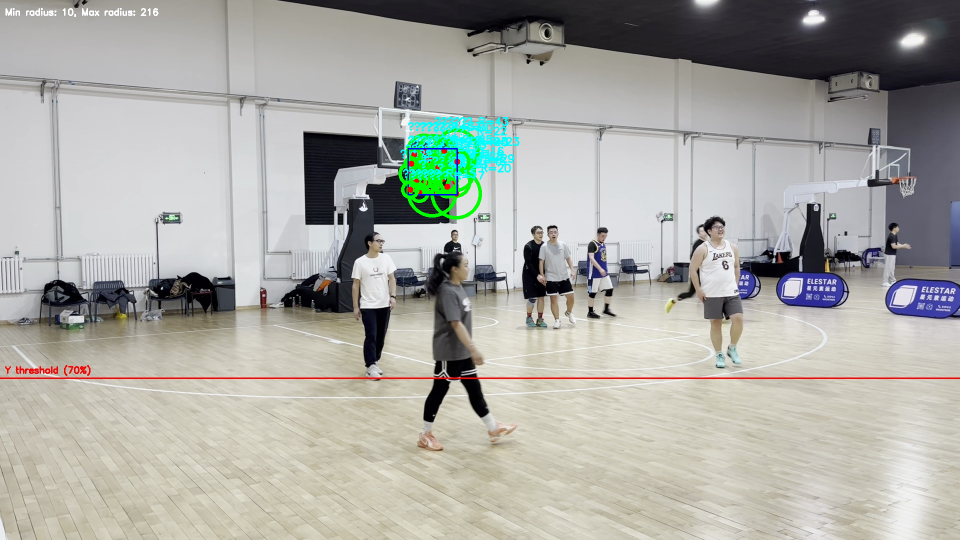
#> input picture huofuyuan/hoop_debug.png, 1920 x 1080 px, given in place of validation_regions.jpg, which was not available (shown at 1/2 size)
$ python huofu_v2.py
#> lines starting #> are read from the running program, lines starting #| are printed output that depends on the picture
import cv2
import numpy as np


def debug_hoop_detection(image_path, output_path="hoop_debug.png"):
    """
    带可视化调试的篮框检测：显示每一步处理结果，支持手动框选篮框区域
    """
#> called with output_path = 'hoop_debug.png'
    # 1. 读取图像
    img = cv2.imread(image_path)
#> img is the input picture: shape (1080, 1920, 3); mean B, G, R 164.3, 170, 169.7
    if img is None:
        print("❌ 无法读取图像！")
        return []
    result_img = img.copy()
    h, w = img.shape[:2]
#> h = 1080; w = 1920
    print(f"图像尺寸：{w}x{h}")
#| 图像尺寸：1920x1080

    # --------------------------
    # 步骤1：可视化预处理过程（帮你定位问题）
    # --------------------------
    # 灰度化
    gray = cv2.cvtColor(img, cv2.COLOR_BGR2GRAY)
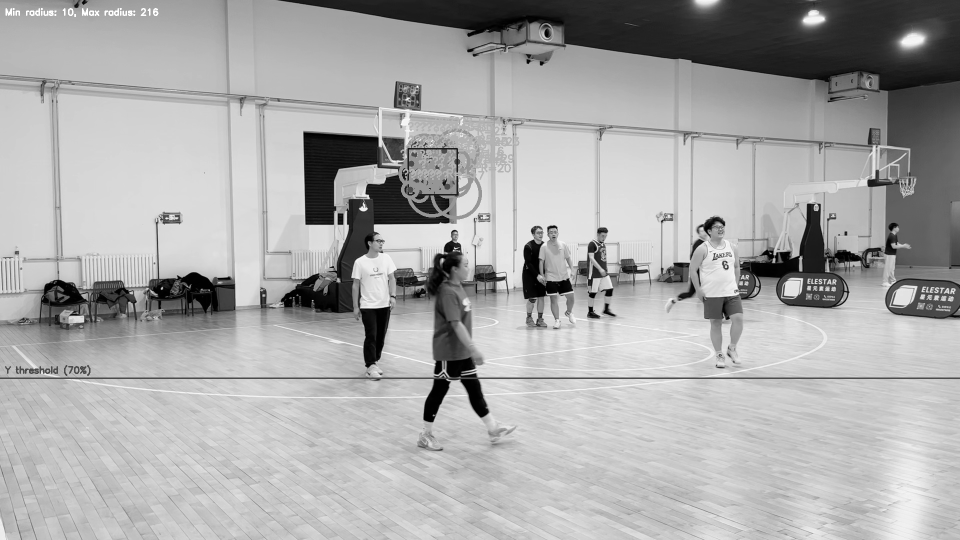
#> gray: shape (1080, 1920) (shown at 1/2 size); min 0, max 255, mean 169.2
    # 增强对比度（关键：提升篮框边缘的可见性）
    clahe = cv2.createCLAHE(clipLimit=2.0, tileGridSize=(8, 8))
    gray_enhanced = clahe.apply(gray)
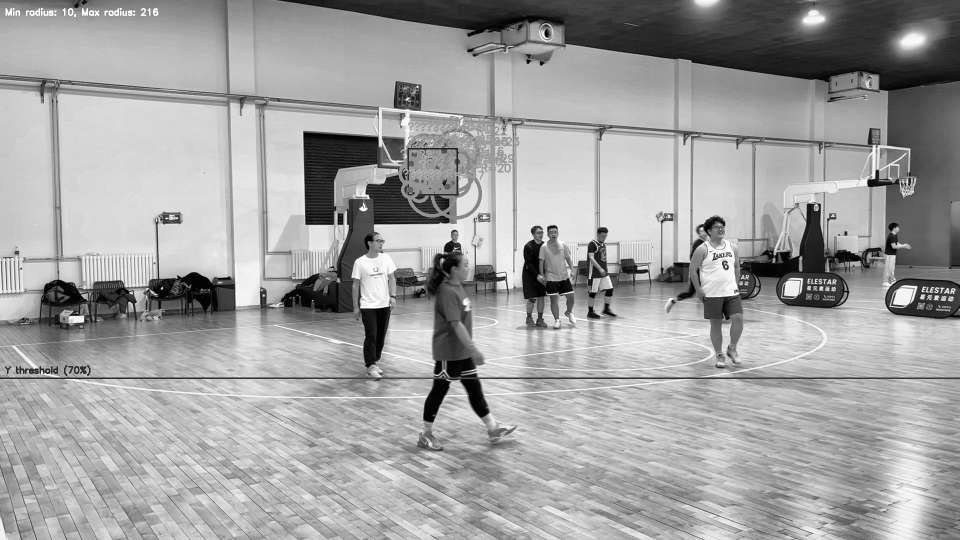
#> gray_enhanced: shape (1080, 1920) (shown at 1/2 size); min 0, max 255, mean 160.5
    # 降噪+边缘检测
    blurred = cv2.GaussianBlur(gray_enhanced, (3, 3), 0)
    edges = cv2.Canny(blurred, 10, 50)  # 极度宽松的边缘阈值
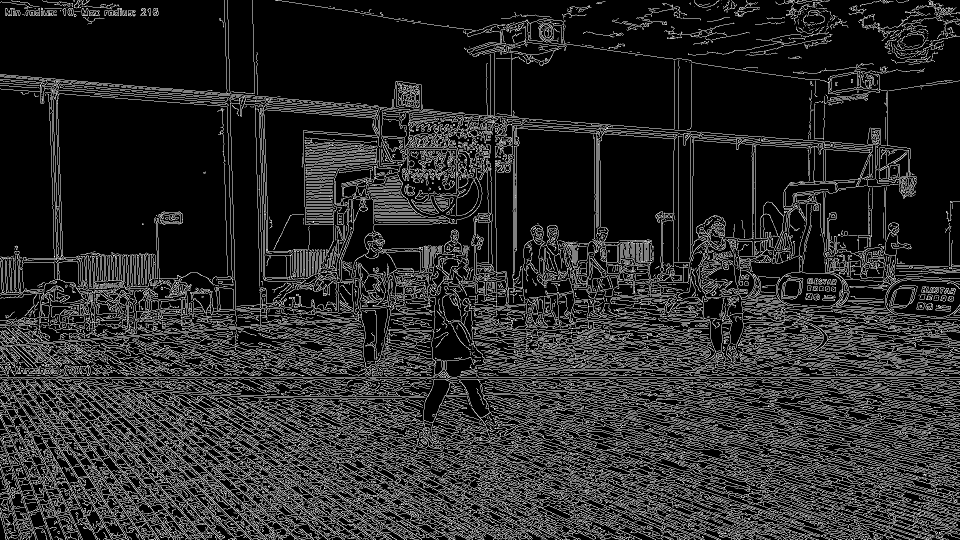
#> edges: shape (1080, 1920) (shown at 1/2 size); 16.1% white in thin lines or dots

    # 显示预处理步骤（方便调试）
    cv2.namedWindow("1-原始图", cv2.WINDOW_NORMAL)
    cv2.namedWindow("2-增强对比度", cv2.WINDOW_NORMAL)
    cv2.namedWindow("3-边缘检测结果", cv2.WINDOW_NORMAL)
    cv2.resizeWindow("1-原始图", 600, 400)
    cv2.resizeWindow("2-增强对比度", 600, 400)
    cv2.resizeWindow("3-边缘检测结果", 600, 400)
    cv2.imshow("1-原始图", img)
    cv2.imshow("2-增强对比度", gray_enhanced)
    cv2.imshow("3-边缘检测结果", edges)
    print("\n📌 请先查看边缘检测窗口：确认篮框位置有连续的边缘线")
    print("   按任意键继续检测...")
    cv2.waitKey(0)

    # --------------------------
    # 步骤2：手动框选篮框区域（核心：缩小检测范围）
    # --------------------------
    print("\n📌 请在原始图上拖动鼠标框选篮框所在的大致区域，按Enter确认")
    # 让用户手动框选区域
#> (the run stopped early here; a loop or call above may not have finished)
